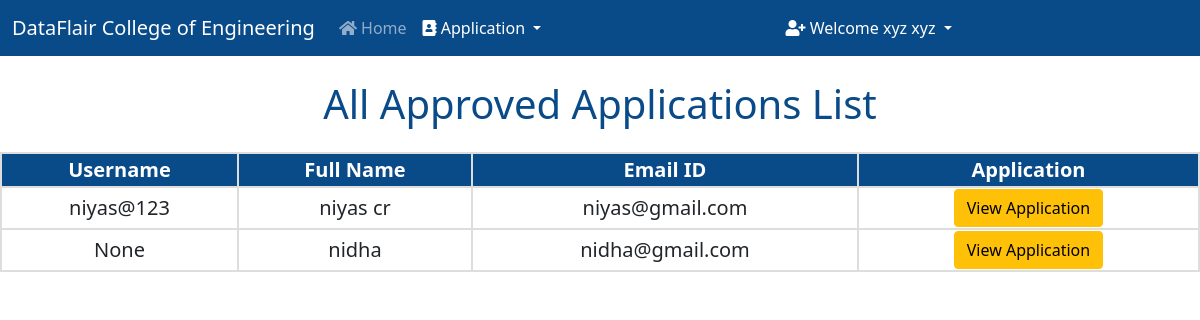
The page /approved_applications/ (signed in) on the database its author committed.
### college/models.py (models this page shows, shortened)
class Application(models.Model):
    COURSES = (
    ('Computer Science Engineering', 'Computer Science Engineering'),
    ('Information Technology Engineering', 'Information Technology Engineering'),
    ('Electronics and Telecommunication Engineering', 'Electronics and Telecommunication Engineering'),
    ('Electronics Engineering', 'Electronics Engineering'),
    )
    STATUS = (
        ('Approved', 'Approved'),
        ('Pending', 'Pending'),
        ('Rejected', 'Rejected'),
    )
    user = models.OneToOneField(User, on_delete=models.CASCADE, blank=True, null=True)
    course = models.CharField(max_length=100, choices= COURSES)
    name = models.CharField(max_length=200)
    email = models.CharField(max_length=200)
    phone_no = models.CharField(max_length=200)
    address = models.TextField(max_length=200)
    student_profile = models.ImageField(upload_to="images")
    ssc_percentage = models.DecimalField(max_digits=4, decimal_places=2, null=True)
    ssc_marksheet = models.ImageField(upload_to="images", null=True)
    ssc_passing_certificate = models.ImageField(upload_to="images", null=True)
    ssc_leaving_certificate = models.ImageField(upload_to="images", null=True)
    hsc_percentage = models.DecimalField(max_digits=4, decimal_places=2, null=True)
    hsc_marksheet = models.ImageField(upload_to="images", null=True)
    hsc_passing_certificate = models.ImageField(upload_to="images", null=True)
    hsc_leaving_certificate = models.ImageField(upload_to="images", null=True)
    cet_percentile = models.DecimalField(max_digits=5, decimal_places=3, null=True)
    cet_scorecard = models.ImageField(upload_to="images", null=True)
    jee_percentile = models.DecimalField(max_digits=5, decimal_places=3, null=True)
    jee_scorecard = models.ImageField(upload_to="images", null=True)
    Application_Status = models.TextField(max_length=100, choices=STATUS, default="Pending")
    message = models.TextField(max_length=100, default="", null=True, blank=True)

### college/views.py (the view)
# urls.py: path("approved_applications/", views.approved_applications, name="approved_applications"),
def approved_applications(request):
    if not request.user.is_superuser:
        return redirect("/login")
    approved = Application.objects.filter(Application_Status="Approved")
    return render(request, "approved_applications.html", {'approved':approved})

### college/templates/approved_applications.html (shortened to what this page needs)
{% extends 'admin.html' %}
    {% block body %}
    <h1 class="mt-4">All Approved Applications List</h1>
    <div class="users-table mt-4">
    <table>
        <tbody>
            <tr>
                <th>Username</th>
                <th>Full Name</th>
                <th>Email ID</th>
                <th>Application</th>
            </tr>
            {% for i in approved %}
            <tr>
                <td>{{i.user}}</td>
                <td>{{i.name}}</td>
                <td>{{i.email}}</td>
                <td><a href="/student_application/{{i.id}}/" class="btn btn-warning">View Application</a></td>
            </tr>
            {% endfor %}
        </tbody>
    </table>
    {% endblock %}

### college/templates/admin.html (shortened to what this page needs)
<!doctype html>
<html lang="en">
<head>
  <link href="https://cdn.jsdelivr.net/npm/bootstrap@5.0.2/dist/css/bootstrap.min.css" rel="stylesheet"
>
  <link rel="stylesheet" href="https://cdnjs.cloudflare.com/ajax/libs/font-awesome/5.15.3/css/all.min.css">
</head>
<body>
  <nav class="navbar navbar-expand-lg navbar-dark">
    <div class="container-fluid">
      <a class="navbar-brand" href="/">DataFlair College of Engineering</a>
      <div class="collapse navbar-collapse" id="navbarSupportedContent">
        <ul class="navbar-nav me-auto mb-2 mb-lg-0">
          <li class="nav-item">
            <a class="nav-link {% block admin %} {% endblock %}" aria-current="page" href="/handle_admin/"><i
                class="fa fa-home"></i> Home</a>
          </li>
        </ul>
        <div class="collapse navbar-collapse" id="navbarNavDarkDropdown">
          <ul class="navbar-nav">
            <li class="nav-item dropdown">
              <a class="nav-link active dropdown-toggle" href="#" id="navbarDarkDropdownMenuLink" role="button"
              data-bs-toggle="dropdown" aria-expanded="false">
                <i class="fa fa-address-book"></i> Application
              </a>
            </li>
          </ul>
        </div>
      </div>
      <div class="collapse navbar-collapse" id="navbarNavDarkDropdown">
        <ul class="navbar-nav">
          <li class="nav-item dropdown">
            <a class="nav-link active dropdown-toggle" href="#" id="navbarDarkDropdownMenuLink" role="button"
              data-bs-toggle="dropdown" aria-expanded="false">
              <i class="fa fa-user-plus"></i> Welcome {{request.user.get_full_name}}
            </a>
          </li>
        </ul>
      </div>
    </div>
  </nav>
  {% block body %}
  {% endblock %}
</body>
</html>

### college/templates/admin.html (style rules this page uses)
.navbar { background-color: #094a89; }

### college/templates/approved_applications.html (style rules this page uses)
h1 { text-align: center; color: #094a89; }
table { border-collapse: collapse; width: 100%; text-align: center; font-size: 20px; }
th { background-color: #094a89; color: white; }
th, td { border: 2px solid #ddd; }

### rows shown on the page
Application: user "niyas@123", name "niyas cr", email "niyas@gmail.com"
Application: user "None", name "nidha", email "nidha@gmail.com"

### other values the page prints
{{ request.user.get_full_name }} "xyz xyz"
